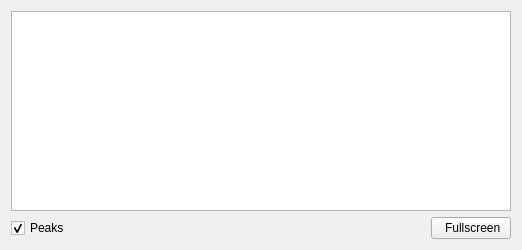
             <widget class="CContextFrame" name="CContextFrame_CaptureTab_rawBuf1_FFT">
              <property name="inheritSelector" stdset="0">
               <bool>false</bool>
              </property>
              <layout class="QVBoxLayout" name="verticalLayout_8">
               <item>
                <widget class="CStaticPlot" name="CStaticPlot_Capture_rawBuf1_FFT">
                 <property name="minimumSize">
                  <size>
                   <width>500</width>
                   <height>200</height>
                  </size>
                 </property>
                 <property name="plotTitle" stdset="0">
                  <string>rawBuf1_FFT</string>
                 </property>
                 <property name="gridOrientation" stdset="0">
                  <enum>StaticPlotWidget::Both</enum>
                 </property>
                 <property name="layerIDs" stdset="0">
                  <stringlist/>
                 </property>
                 <property name="axisLabels" stdset="0">
                  <string>{&quot;right&quot;: &quot;amplitude&quot;, &quot;bottom&quot;: &quot;frequency (kHz)&quot;, &quot;top&quot;: &quot;frequency (kHz)&quot;, &quot;left&quot;: &quot;amplitude&quot;}</string>
                 </property>
                 <property name="axisRanges" stdset="0">
                  <string>{&quot;x&quot;: &quot;auto&quot;, &quot;y&quot;: &quot;auto&quot;}</string>
                 </property>
                </widget>
               </item>
               <item>
                <layout class="QHBoxLayout" name="horizontalLayout_CaptureTab_rawBuf1_FFT">
                 <item>
                  <widget class="QCheckBox" name="checkBox_peaks_1">
                   <property name="text">
                    <string>Peaks</string>
                   </property>
                   <property name="checked">
                    <bool>true</bool>
                   </property>
                  </widget>
                 </item>
                 <item>
                  <spacer name="horizontalSpacer_rawBuf1_FFT">
                   <property name="orientation">
                    <enum>Qt::Horizontal</enum>
                   </property>
                   <property name="sizeHint" stdset="0">
                    <size>
                     <width>40</width>
                     <height>20</height>
                    </size>
                   </property>
                  </spacer>
                 </item>
                 <item>
                  <widget class="CRelatedDisplayButton" name="CRelatedDisplayButton_rawBuf1_FFT">
                   <property name="text">
                    <string> Fullscreen</string>
                   </property>
                   <property name="icon">
                    <iconset>
                     <normaloff>../icons/fullscreen.png</normaloff>../icons/fullscreen.png</iconset>
                   </property>
                   <property name="filenames" stdset="0">
                    <stringlist>
                     <string>fullscreen_rawbuf1_fft.py</string>
                    </stringlist>
                   </property>
                   <property name="titles" stdset="0">
                    <stringlist>
                     <string>rawBuf1_FFT (Fullscreen)</string>
                    </stringlist>
                   </property>
                   <property name="openInNewWindow" stdset="0">
                    <bool>true</bool>
                   </property>
                  </widget>
                 </item>
                </layout>
               </item>
              </layout>
             </widget>
